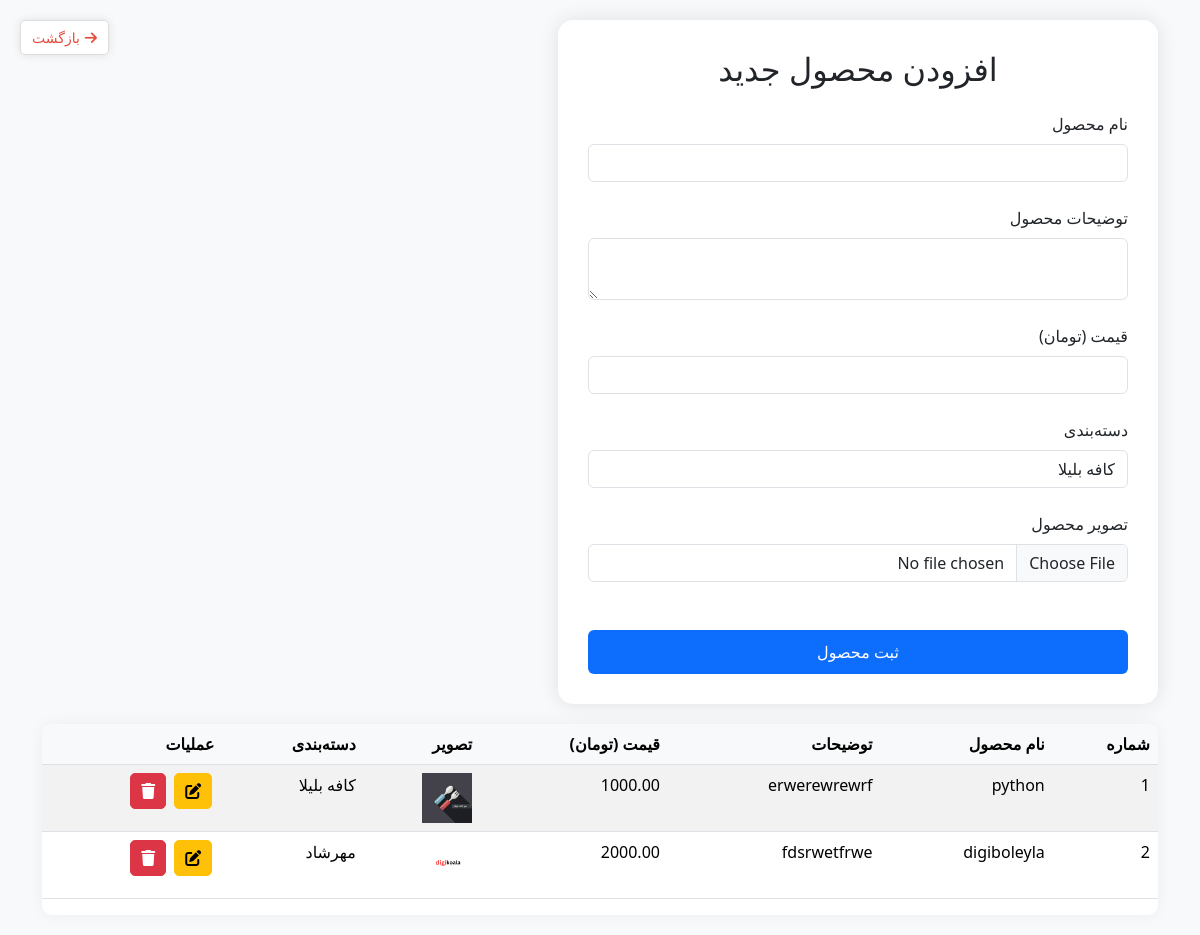
The page /products/ (signed in) on the database its author committed.
### cafe_app/models.py (models this page shows, shortened)
class Product(models.Model):
    name = models.CharField(max_length=100)
    price = models.DecimalField(max_digits=10, decimal_places=2)
    ingredients = models.TextField()
    image = models.ImageField(upload_to='products/')
    category = models.ForeignKey(Category, on_delete=models.CASCADE, related_name='products')

class Category(models.Model):
    name = models.CharField(max_length=100)
    image = models.ImageField(upload_to='categories/')

### cafe_app/views.py (the view)
# urls.py: path('products/', views.products, name='products'),
@login_required
def products(request):
    products = Product.objects.all()
    categories = Category.objects.all()
    if request.method == 'POST':
        form = ProductForm(request.POST, request.FILES)
        if form.is_valid():
            form.save()
            return redirect('products')
    else:
        form = ProductForm()
    return render(request, 'cafe_app/products.html', {'products': products, 'form': form, 'categories': categories})

### cafe_app/forms.py
class ProductForm(forms.ModelForm):
    class Meta:
        model = Product
        fields = ['name', 'ingredients', 'price', 'category', 'image']

### cart_app/cart.py (called while the page is built)
    def get_quants(self):
        return self.cart

### cart_app/context_processors.py (called while the page is built)
def cart_total(request):
    cart = Cart(request)
    total_quantity = sum(int(qty) for qty in cart.get_quants().values())  # جمع کل تعداد کالاها
    return {"cart_total_quantity": total_quantity}

### templates/cafe_app/products.html (shortened to what this page needs)
{% load static %}
<!DOCTYPE html>
<html lang="fa" dir="rtl">
<head>
    <link href="https://cdnjs.cloudflare.com/ajax/libs/bootstrap/5.3.2/css/bootstrap.rtl.min.css" rel="stylesheet">
    <link href="https://cdnjs.cloudflare.com/ajax/libs/font-awesome/6.4.0/css/all.min.css" rel="stylesheet">
    <link rel="stylesheet" href="{% static 'css/style2.css' %}">
</head>
<body>
<div class="container">
<div class="back-btn-container">
    <button class="back-btn" onclick="window.history.back()">
        <i class="fas fa-arrow-right"></i>
        بازگشت
    </button>
</div>
    <div class="product-card">
        <h2 class="text-center mb-4">افزودن محصول جدید</h2>
        <form id="productForm" class="needs-validation" novalidate method="POST" enctype="multipart/form-data">
            <div class="mb-4">
                <label for="productName" class="form-label">نام محصول</label>
                <input type="text" class="form-control" id="productName" name="name" required>
            </div>
            <div class="mb-4">
                <label for="productDescription" class="form-label">توضیحات محصول</label>
                <textarea class="form-control" id="productDescription" name="ingredients" required></textarea>
            </div>
            <div class="mb-4">
                <label for="productPrice" class="form-label">قیمت (تومان)</label>
                <input type="number" class="form-control" id="productPrice" name="price" required>
            </div>
            <div class="mb-4">
                <label for="productCategory" class="form-label">دسته‌بندی</label>
                <select class="form-control" id="productCategory" name="category" required>
                    {% for category in categories %}
                    <option value="{{ category.id }}">{{ category.name }}</option>
                    {% endfor %}
                </select>
            </div>
            <div class="mb-4">
                <label for="productImage" class="form-label">تصویر محصول</label>
                <input type="file" class="form-control" id="productImage" name="image" accept="image/*" required>
            </div>
            <button type="submit" class="btn btn-primary w-100 add-btn">ثبت محصول</button>
        </form>
    </div>
    <div class="table-responsive">
        <table class="table table-hover table-striped">
            <thead>
                <tr>
                    <th>شماره</th>
                    <th>نام محصول</th>
                    <th>توضیحات</th>
                    <th>قیمت (تومان)</th>
                    <th>تصویر</th>
                    <th>دسته‌بندی</th>
                    <th>عملیات</th>
                </tr>
            </thead>
            <tbody id="productTableBody">
                {% for product in products %}
                <tr id="product-{{ product.id }}">
                    <td>{{ forloop.counter }}</td>
                    <td>{{ product.name }}</td>
                    <td>{{ product.ingredients }}</td>
                    <td>{{ product.price }}</td>
                    <td>
                        {% if product.image %}
                        <img src="{{ product.image.url }}" alt="{{ product.name }}" class="img-fluid" style="max-width: 50px; height: auto;">
                        {% else %}
                        نداشتن تصویر
                        {% endif %}
</td>
                    <td>{{ product.category.name }}</td>
                    <td>
                        <button class="btn btn-warning action-btn" onclick="openEditModal({{ product.id }}, '{{ product.name }}', '{{ product.ingredients }}', {{ product.price }}, '{% if product.image %}{{ product.image.url }}{% endif %}', {{ product.category.id }})">
                            <i class="fas fa-edit"></i>
                        </button>
                        <button class="btn btn-danger action-btn" onclick="openDeleteModal({{ product.id }})">
                            <i class="fas fa-trash"></i>
                        </button>
                    </td>
                </tr>
                {% endfor %}
            </tbody>
        </table>
    </div>
</div>
</body>
</html>

### static/css/style2.css (style rules this page uses)
body { background-color: #f8f9fa; padding: 20px; }
.product-card { background: white; border-radius: 15px; box-shadow: 0 0 20px rgba(0,0,0,0.1); max-width: 600px; width: 100%; padding: 30px; margin-bottom: 20px; }
.table-responsive { background: white; border-radius: 10px; box-shadow: 0 0 15px rgba(0,0,0,0.05); overflow-x: auto; }
.action-btn { padding: 5px 10px; margin: 0 2px; border-radius: 5px; transition: all 0.3s ease; }
.add-btn { background-color: #0d6efd; border: none; padding: 10px 20px; transition: all 0.3s ease; }
.table th { background-color: #f8f9fa; font-weight: 600; }

### templates/cafe_app/products.html (style rules this page uses)
.back-btn-container { position: fixed; top: 20px; left: 20px; z-index: 1000; background-color: white; border: 1px solid #ddd; border-radius: 5px; padding: 5px; box-shadow: 0 0 10px rgba(0,0,0,0.1); }
.back-btn { color: #e74c3c; background: none; border: none; font-size: 14px; cursor: pointer; display: flex; align-items: center; }
.back-btn i { margin-left: 5px; }

### rows shown on the page
Product: name "python", ingredients "erwerewrewrf", price "1000.00", image (picture), category.name "کافه بلیلا"
Product: name "digiboleyla", ingredients "fdsrwetfrwe", price "2000.00", image (picture), category.name "مهرشاد"

### other values the page prints
form field category "کافه بلیلا"
